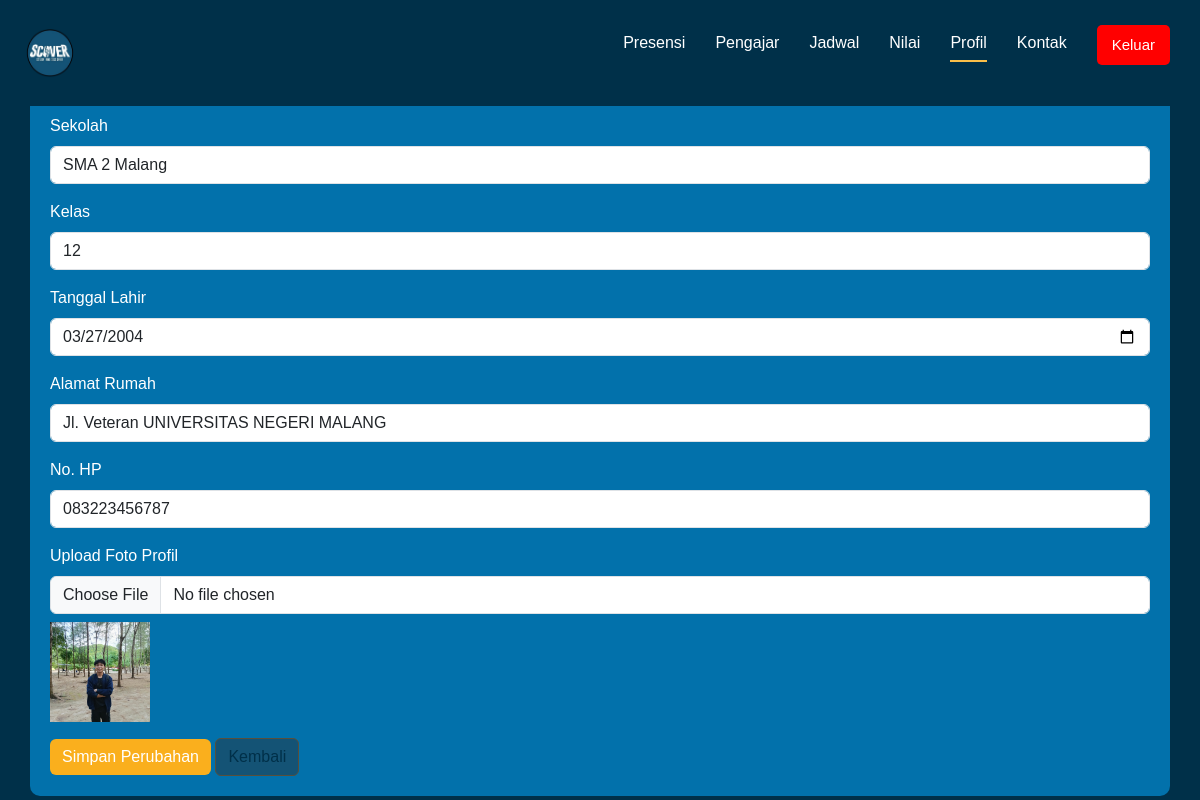
Page /edit_profile.php (signed in) on the committed database.
### tables this page shows
CREATE TABLE `siswa` (
  `siswa_id` int(11) NOT NULL,
  `full_name` varchar(50) NOT NULL,
  `email` varchar(30) NOT NULL,
  `sekolah` varchar(255) NOT NULL,
  `kelas` varchar(20) NOT NULL,
  `password` varchar(255) NOT NULL,
  `ttl` date NOT NULL,
  `alamat` varchar(255) NOT NULL,
  `nohp` varchar(50) NOT NULL,
  `gambar` varchar(255) NOT NULL,
  `created_at` timestamp NOT NULL DEFAULT current_timestamp() ON UPDATE current_timestamp()
);

### edit_profile.php (the view, shortened to what this page needs)
<?php
$host = "localhost";
$user = "root";
$password = "";
$dbname = "scover";
$conn = mysqli_connect($host, $user, $password, $dbname);
$email = isset($_SESSION['user_email']) ? $_SESSION['user_email'] : null;
$query = "SELECT * FROM siswa WHERE email='$email'";
$result = mysqli_query($conn, $query);
$data = mysqli_fetch_assoc($result);
?>
<!DOCTYPE html>
<html lang="id">
<head>
    <link href="https://cdn.jsdelivr.net/npm/bootstrap@5.3.0-alpha1/dist/css/bootstrap.min.css" rel="stylesheet">
    <link rel="stylesheet" href="css/profile.css">
    <link rel="stylesheet" href="css/logout.css">
    <link rel="stylesheet" href="css/home.css">
</head>
<body>
<nav class="navbar">
        <div class="logo">
            <img src="images/foto4.png" alt="Logo">
        </div>
        <ul class="nav-links">
            <li><a href="home.php">Presensi</a></li>
            <li><a href="pengajar.php">Pengajar</a></li>
            <li><a href="jadwal.php">Jadwal</a></li>
            <li><a href="nilai_siswa.php">Nilai</a></li>
            <li><a href="profile.php" class="active">Profil</a></li>
            <li><a href="kontak.php">Kontak</a></li>
            <li><button class="logout-btn" onclick="confirmLogout()">Keluar</button></li>
        </ul>
    </nav>
    <div class="container mt-5">
        <h2 class="text-center">Edit Profil</h2>
        <form action="" method="POST" enctype="multipart/form-data">
            <div class="mb-3">
                <label for="sekolah" class="form-label">Sekolah</label>
                <input type="text" id="sekolah" name="sekolah" value="<?= htmlspecialchars($data['sekolah']); ?>" class="form-control" required>
            </div>
            <div class="mb-3">
                <label for="kelas" class="form-label">Kelas</label>
                <input type="text" id="kelas" name="kelas" value="<?= htmlspecialchars($data['kelas']); ?>" class="form-control" required>
            </div>
            <div class="mb-3">
                <label for="ttl" class="form-label">Tanggal Lahir</label>
                <input type="date" id="ttl" name="ttl" value="<?= htmlspecialchars($data['ttl']); ?>" class="form-control" required>
            </div>
            <div class="mb-3">
                <label for="alamat" class="form-label">Alamat Rumah</label>
                <input type="text" id="alamat" name="alamat" value="<?= htmlspecialchars($data['alamat']); ?>" class="form-control" required>
            </div>
            <div class="mb-3">
                <label for="nohp" class="form-label">No. HP</label>
                <input type="text" id="nohp" name="nohp" value="<?= htmlspecialchars($data['nohp']); ?>" class="form-control" required>
            </div>
            <div class="mb-3">
                <label for="gambar" class="form-label">Upload Foto Profil</label>
                <input type="file" id="gambar" name="gambar" class="form-control">
                <?php if (!empty($data['gambar'])): ?>
                    <img src="<?= htmlspecialchars($data['gambar']); ?>" alt="Profil" width="100" class="mt-2">
                <?php endif; ?>
            </div>
            <button type="submit" class="btn btn-success">Simpan Perubahan</button>
            <a href="profile.php" class="btn btn-secondary">Kembali</a>
        </form>
    </div>
</body>
</html>

### css/profile.css (style rules this page uses)
body { font-family: Arial, sans-serif; margin: 0; padding: 0; background-color: #003049; display: flex; flex-direction: column; align-items: center; justify-content: center; color: #fabe49; }
.btn-secondary { background-color: #faaf1d; border-color: rgb(88, 79, 59); color: #003049; }
h2 { color: #faaf1d; }
.navbar { display: flex; justify-content: space-between; align-items: center; background-color: #003049; padding: 15px; color: white; width: 100%; }
.navbar .logo img { width: 70px; height: auto; }
.navbar .nav-links { list-style: none; display: flex; padding: 0; }
.navbar { position: relative; z-index: 1000; }
.navbar .nav-links li { margin: 10px 5px; position: relative; }
.navbar .nav-links a { text-decoration: none; color: white; padding-bottom: 5px; transition: all 0.3s; position: relative; }
.navbar .nav-links a::after { content: ""; display: block; width: 0; height: 2px; background-color: #fabe49; transition: width 0.3s ease-in-out; position: absolute; bottom: -2px; left: 0; }
.navbar .nav-links a.active::after { width: 100%; background-color: #fabe49; }

### css/logout.css (style rules this page uses)
.logout-btn { background-color: red; border: none; padding: 10px 15px; border-radius: 5px; font-size: 15px; color: white; cursor: pointer; display: flex; align-items: center; justify-content: center; height: 40px; }
.nav-links li { display: flex; align-items: center; }

### css/home.css (style rules this page uses)
body { font-family: Arial, sans-serif; margin: 0; padding: 0; background-color: #003049; display: flex; flex-direction: column; align-items: center; justify-content: center; }
.navbar { display: flex !important; justify-content: space-between !important; align-items: center !important; background-color: #003049; padding: 15px; color: white; width: 100%; width: 100%; padding: 15px; position: fixed; top: 0; left: 0; z-index: 1000; }
.navbar .logo img { width: 70px; height: auto; }
.navbar .nav-links { list-style: none; display: flex; padding: 0; }
.navbar .nav-links li { margin: 10px 15px; position: relative; }
.navbar .nav-links a { text-decoration: none; color: white; padding-bottom: 5px; transition: all 0.3s; position: relative; }
.navbar .nav-links a::after { content: ""; display: block; width: 0; height: 2px; background-color: #fabe49; transition: width 0.3s ease-in-out; position: absolute; bottom: -2px; left: 0; }
.navbar .nav-links a.active::after { width: 100%; background-color: #fabe49; }
.logout-btn { background-color: red; border: none; padding: 10px 15px; border-radius: 5px; font-size: 15px; color: white; cursor: pointer; display: flex; align-items: center; justify-content: center; height: 40px; }
.nav-links li { display: flex; align-items: center; }

### edit_profile.php (style rules this page uses)
body { background-color: #003049; color: white; }
.container { background-color: #0271ab; padding: 20px; border-radius: 10px; }
h2 { color: #fabe49; }
.btn-success { background-color: #faaf1d; border: none; }
.btn-secondary { background-color: #145375; }

### rows in the picture
siswa: sekolah "SMA 2 Malang", kelas "12", ttl "03/27/2004", alamat "Jl. Veteran UNIVERSITAS NEGERI MALANG", nohp "083223456787", gambar (picture)
